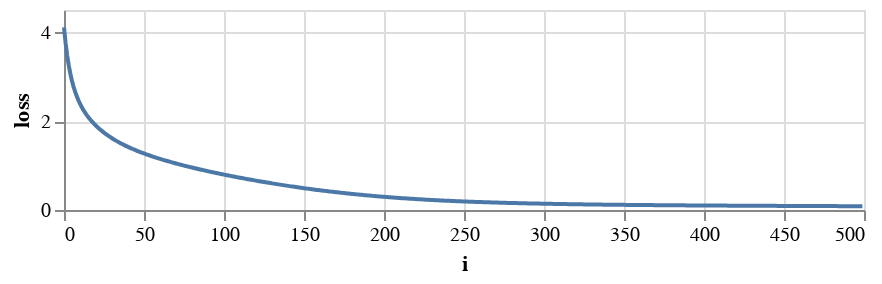

The notebook cell this image was saved under:
### Code cell
loss_df = pd.DataFrame({'i':range(500), 'loss':loss_record})
alt.Chart(loss_df, height=100).mark_line().encode(x='i', y='loss')

### Figure 1 — Vega-Lite specification as saved in the notebook (floating-point values rounded to 4 significant figures; data arrays with more than 128 entries replaced by an {"elided": "..."} marker saying what was removed)
{"$schema": "https://vega.github.io/schema/vega-lite/v3.4.0.json", "config": {"mark": {"tooltip": null}, "view": {"height": 300, "width": 400}}, "data": {"name": "data-654488cc2fe05723f6e7dffe3eec127d"}, "datasets": {"data-654488cc2fe05723f6e7dffe3eec127d": {"elided": "500 records"}}, "encoding": {"x": {"field": "i", "type": "quantitative"}, "y": {"field": "loss", "type": "quantitative"}}, "height": 100, "mark": "line"}
